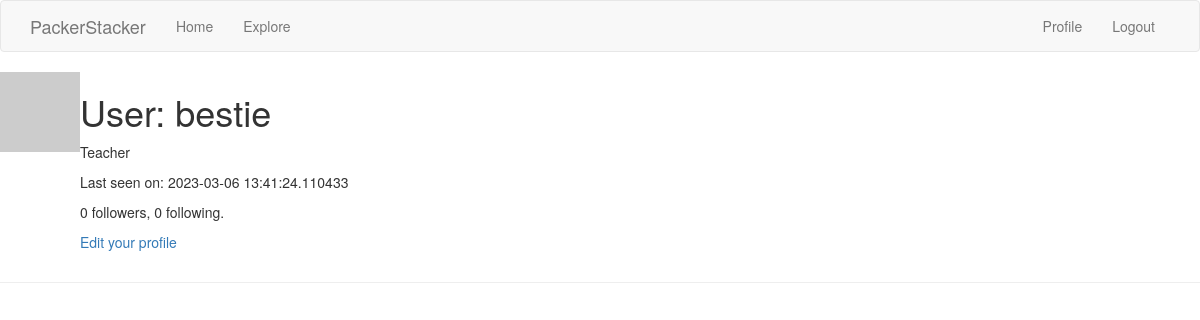
Before: /user/bestie (signed in) with the older database file.
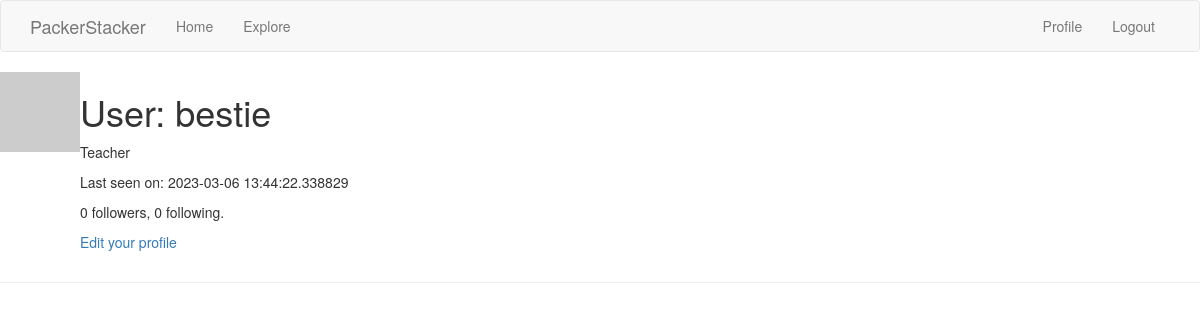
After: the same page with the newer database file.
### app/models.py (models this page shows, shortened)
class User(UserMixin, db.Model):
    id = db.Column(db.Integer, primary_key=True)
    username = db.Column(db.String(64), index=True, unique=True)
    email = db.Column(db.String(120), index=True, unique=True)
    password_hash = db.Column(db.String(128))
    posts = db.relationship('Post', backref='author', lazy='dynamic')
    about_me = db.Column(db.String(140))
    last_seen = db.Column(db.DateTime, default=datetime.utcnow)
    type = db.Column(db.Boolean())
    def avatar(self, size):
        digest = md5(self.email.lower().encode('utf-8')).hexdigest()
        return 'https://www.gravatar.com/avatar/{}?d=identicon&s={}'.format(digest, size)
    followed = db.relationship(
        'User', secondary=followers,
        primaryjoin=(followers.c.follower_id == id),
        secondaryjoin=(followers.c.followed_id == id),
        backref=db.backref('followers', lazy='dynamic'), lazy='dynamic')

### app/routes.py (the view)
@app.route('/user/<username>')
@login_required
def user(username):
    user = User.query.filter_by(username=username).first_or_404()
    page = request.args.get('page', 1, type=int)
    posts = user.posts.order_by(Post.timestamp.desc()).paginate(
        page=page, per_page=app.config['POSTS_PER_PAGE'], error_out=False)
    next_url = url_for('user', username=user.username, page=posts.next_num) \
        if posts.has_next else None
    prev_url = url_for('user', username=user.username, page=posts.prev_num) \
        if posts.has_prev else None
    form = EmptyForm()
    return render_template('user.html', user=user, posts=posts.items,
                           next_url=next_url, prev_url=prev_url, form=form)

### app/models.py (called while the page is built)
@login.user_loader
def load_user(id):
    return User.query.get(int(id))

### app/routes.py (called while the page is built)
@app.before_request
def before_request():
    if current_user.is_authenticated:
        current_user.last_seen = datetime.utcnow()
        db.session.commit()

### app/templates/user.html (shortened to what this page needs)
{% extends "base.html" %}
{% block content %}
    <table>
      <tr valign="top">
          <td><img src="{{ user.avatar(128) }}"></td>
          <td>
            <h1>User: {{ user.username }}</h1>
            {%if user.type %}<p>Teacher</p>{% endif %}
            {% if user.last_seen %}<p>Last seen on: {{ user.last_seen }}</p>{% endif %}
            <p>{{ user.followers.count() }} followers, {{ user.followed.count() }} following.</p>
            {% if user == current_user %}
            <p><a href="{{ url_for('edit_profile') }}">Edit your profile</a></p>
            {% endif %}
          </td>
        </tr>
    </table>
    <hr>
{% endblock %}

### app/templates/base.html (shortened to what this page needs)
{% extends 'bootstrap/base.html' %}
{% block navbar %}
    <nav class="navbar navbar-default">
      <div class="container">
                <div class="navbar-header">
                    <a class="navbar-brand" href="{{ url_for('index') }}">PackerStacker</a>
                </div>
                <div class="collapse navbar-collapse" id="bs-example-navbar-collapse-1">
                    <ul class="nav navbar-nav">
                        <li><a href="{{ url_for('index') }}">Home</a></li>
                        <li><a href="{{ url_for('explore') }}">Explore</a></li>
                    </ul>
                    <ul class="nav navbar-nav navbar-right">
                        {% if current_user.is_anonymous %}
                        <li><a href="{{ url_for('login') }}">Login</a></li>
                        {% else %}
                        <li><a href="{{ url_for('user', username=current_user.username) }}">Profile</a></li>
                        <li><a href="{{ url_for('logout') }}">Logout</a></li>
                        {% endif %}
                    </ul>
                </div>
            </div>
        </nav>
{% endblock %}

Changed rows visible on the page:
changed User "bestie": last_seen "2023-03-06 13:41:24.110433" → "2023-03-06 13:44:22.338829"
